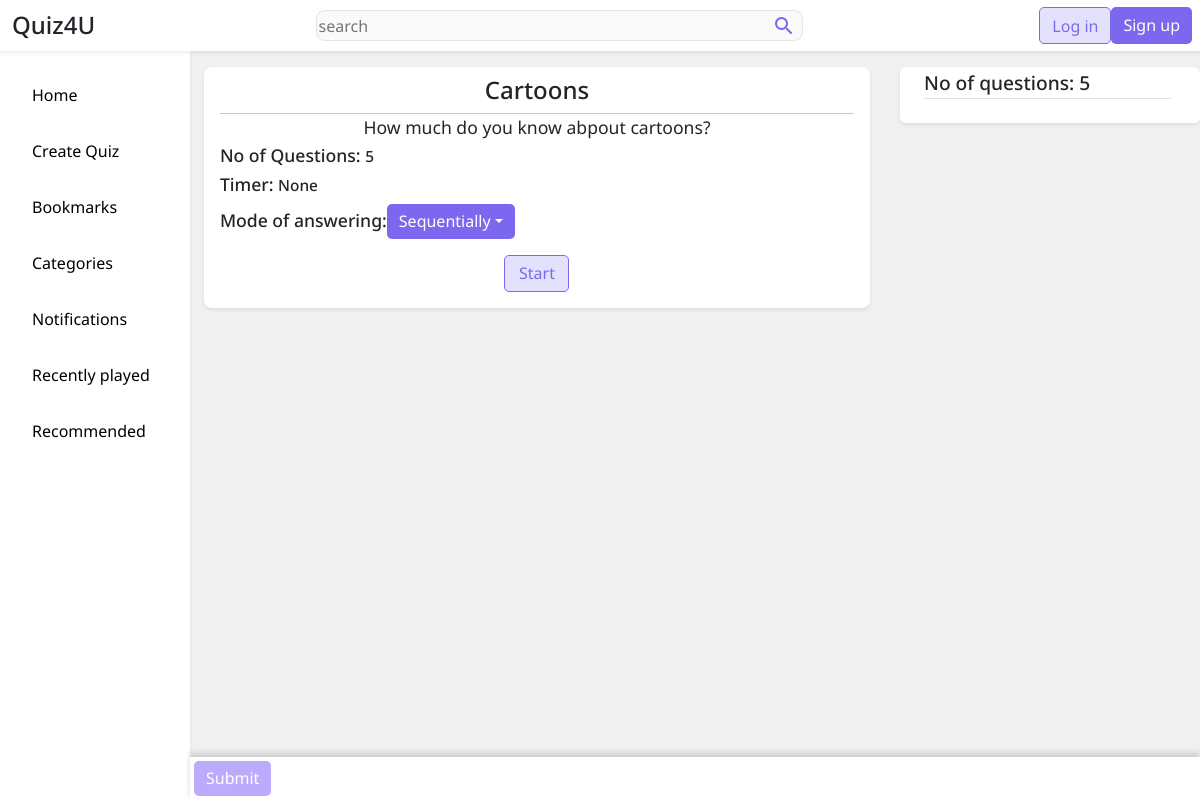
The page /quizzes/ZUwWtrhQUY/ on the database its author committed.
### pages/models.py (models this page shows, shortened)
class Quiz(models.Model):
	author = models.ForeignKey('accounts.CustomUser', on_delete=models.CASCADE, related_name='quizzes')
	quiz_title = models.CharField(max_length=250)
	description = models.CharField(max_length=250, blank=True, default="")
	slug_id = models.CharField(max_length=10)
	is_a_draft = models.BooleanField(default=False)
	no_of_times_played = models.IntegerField(default=0)
	likes = models.ManyToManyField('accounts.CustomUser', blank=True, related_name="liked_posts")
	dislikes = models.ManyToManyField('accounts.CustomUser', blank=True, related_name="disliked_posts")

### pages/views.py (the view)
# urls.py: path('quizzes/<str:slug>/', get_quiz, name='quiz'),
def get_quiz(request, slug):
	if request.method == 'GET':
		try:
			quiz = Quiz.objects.get(slug_id=slug)
		except Quiz.DoesNotExist:
			raise Http404()
		else:
			if quiz.is_a_draft:
				raise Http404()
			else:
				return render(request, 'play_quiz.html', {'quiz': quiz})
	raise Http404()

### templates/play_quiz.html (shortened to what this page needs)
{% extends 'base.html' %}
{% load static %}
{% block head_tags %}
	<link rel="stylesheet" type="text/css" href="{% static 'css/base.css' %}">
	<link rel="stylesheet" type="text/css" href="{% static 'css/play.css' %}">
{% endblock head_tags %}
{% block menu_content %}
	<a href="{% url 'home' %}" class="d-block p-3">Home</a>
	{% if user.has_activated_account %}
		<a href="{% url 'create_quiz' %}" class="d-block p-3">Create Quiz</a>
		<a href="{% url 'user_bookmarks' user.username %}" class="d-block p-3">Bookmarks</a>
	{% else %}
		<a href="" class="d-block p-3" data-toggle="modal" data-target="#popupMessage">Create Quiz</a>
		<a href="#" class="d-block p-3" data-toggle="modal" data-target="#popupMessage">Bookmarks</a>
	{% endif %}
	<a href="#" class="d-block p-3">Categories</a>
	<a href="#" class="d-block p-3">Notifications</a>
	<a href="#" class="d-block p-3">Recently played</a>
	<a href="#" class="d-block p-3">Recommended</a>
{% endblock menu_content %}
{% block maincontent %}
	<main id="main-section" class="sequentially">
		<article class="bg-white px-3 pb-3 mx-auto rounded-3 shadow-sm" id="prep">
			<h4 class="text-center lh-sm py-2 mb-0">{{ quiz.quiz_title }}</h4>
			<hr class="m-0">
			<p class="mx-auto text-center mb-1">{{ quiz.description }}</p>
			<h5>No of Questions: <small id="no-of-questions">{{ quiz.questions.count }}</small></h5>
			<h5>Timer: <small>None</small></h5>
			<div class='dropdown d-flex align-items-end' id="mode-dropdown">
				<h5>Mode of answering:</h5>
				<button type="button" id="option-display" class='dropdown-toggle deep-btn ml-2' data-toggle="dropdown" aria-expanded="false">Sequentially</button>
			</div>
			<button type="button" id="start-quiz-btn" class="transparent-btn mt-3 mx-auto" data-ui-type="sequentially">Start</button>
		</article>
	</main>
	<div class="bg-white d-flex justify-content-between p-1" id='result-btn-container'>
		<div class="d-inline-flex">
			<button type="button" class="deep-btn mr-2" id="result-trigger" disabled>Submit</button>
		</div>
	</div>
	<section class="mr-3 bg-white pb-3 rounded-2 shadow-sm" id="no-of-questions-container">
		<h5 class='w-100 border-bottom py-1'>No of questions: {{ quiz.questions.count }}</h5>
	</section>
{% endblock maincontent %}

### static/css/base.css (style rules this page uses)
body { font-family: 'Noto Sans', 'Segoe UI', sans-serif; background-color: rgb(240, 240, 240); }
a { text-decoration: none; }
.transparent-btn { color: rgb(123, 104, 238); background-color: rgba(123, 104, 238, 0.2); border: 1px solid rgb(123, 104, 238); border-radius: 5px; padding: 0.35rem 0.75rem; }
.deep-btn { color: white; background-color: rgb(123, 104, 238); border: none; border-radius: 5px; padding: 0.35rem 0.75rem; }
.deep-btn:disabled { background-color: rgba(143, 114, 250, 0.6); }
#menu a { color: black; }
.rounded-3 { border-radius: 8px; }
.rounded-2 { border-radius: 5px; }

### static/css/play.css (style rules this page uses)
#main-section { margin-top: 4.2rem; margin-bottom: 2.5rem; width: 100%; padding: 0; }
#start-quiz-btn { display: block; width: 10%; min-width: 65px; }
#prep h5 { font-weight: 500; font-size: 1.1em; }
#prep p { font-size: 1.1em; }
#result-btn-container { position: fixed; bottom: 0; width: 100%; box-shadow: 0 -4px 6px rgba(0,0,0, 0.15); z-index: 1010; }
#main-section > * { width: 96%; margin-top: 0; margin-bottom: 0.5rem; }
@media screen and (min-width: 992px) { #main-section { padding-right: calc(25% + 1rem); padding-left: calc(174px + 1rem); } }
@media screen and (min-width: 992px) { #result-btn-container { margin-left: calc(174px + 1rem); width: calc(100% - (174px + 1rem)); } }
#no-of-questions-container { display: flex; min-width: 190px; width: 25%; max-height: calc(90vh - 4.2rem); position: fixed; top: 4.2rem; right: 0; overflow-y: auto; flex-wrap: wrap; align-content: flex-start; justify-content: left; padding-left: 1.5em; z-index: 1005; }
#no-of-questions-container h5 { font-size: 1.2em; margin-right: 1.5em; font-weight: 500; }

### rows shown on the page
Quiz: quiz_title "Cartoons", description "How much do you know abpout cartoons?", questions.count "5"
